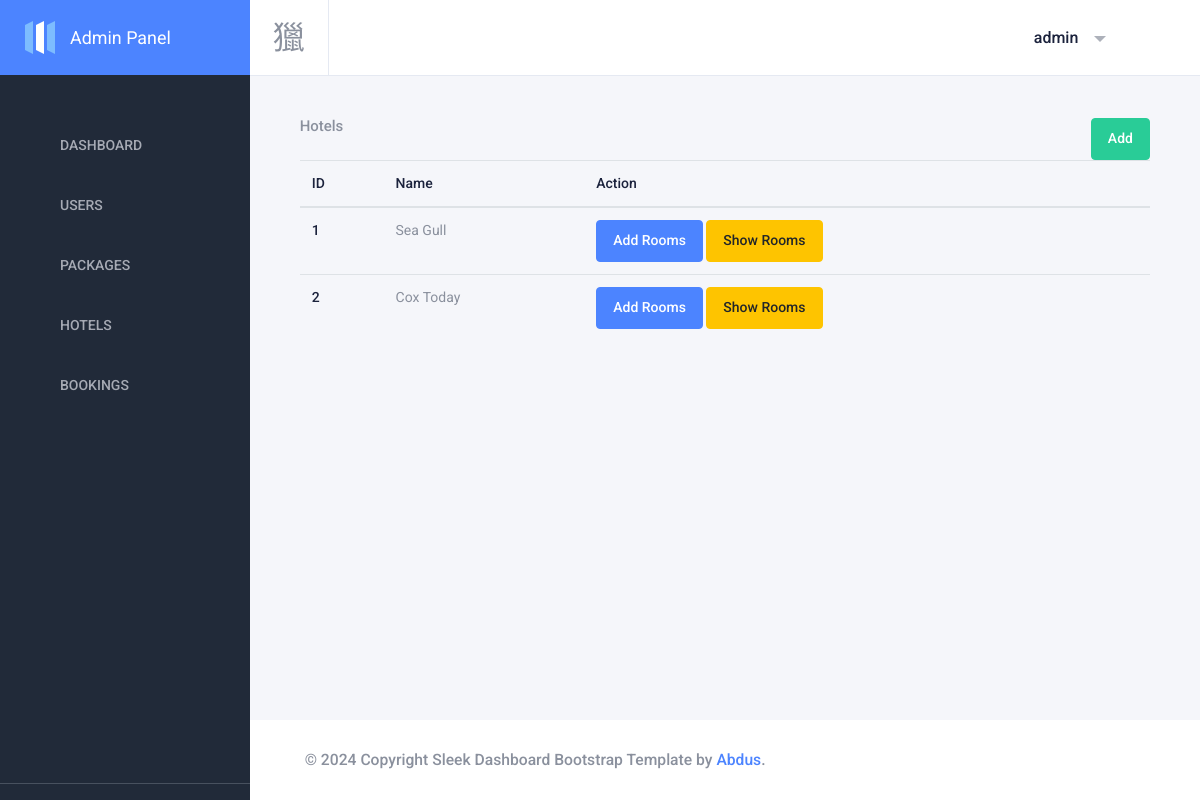
/admin/hotels.php (signed in), run on the app's committed database.
### tables this page shows
CREATE TABLE `hotels` (
  `id` int(11) NOT NULL,
  `name` varchar(27) NOT NULL
);

### admin/hotels.php (the view, shortened to what this page needs)
<?php
require_once('db.php');
if ($result = $mysqli->query("SELECT * FROM hotels")) {
}
?>
<?php require_once('header.php') ?>
<div class="content-wrapper">
  <div class="content">
    <div class="row">
      <div class="col-md-6">
        <h6>Hotels</h6>
      </div>
      <div class="col-md-6">
        <a href="add-hotel.php" class="btn btn-success" style="float:right">Add</a>
      </div>
      <div class="col-md-12">
          <table class="table">
            <thead>
              <tr>
                <th>ID</th>
                <th>Name</th>
                <th>Action</th>
              </tr>
            </thead>
            <tbody>
              <?php foreach($result as $item) {?>
                <tr>
                  <td> <?php echo $item['id'] ?> </td>
                  <td> <?php echo $item['name'] ?> </td>
                  <td>
                    <a href="add-room.php?hotel_id=<?php echo $item['id'] ?>" class="btn btn-primary"> Add Rooms </a>
                    <a href="#" id="show_rooms" data-id=" <?php echo $item['id'] ?> " class="btn btn-warning"> Show Rooms </a>
                  </td>
                </tr>
                <?php }?>
            </tbody>
          </table>
      </div>
    </div>
  </div>
</div>
<?php include('footer.php') ?>

### data on the page
hotels: id "1", name "Sea Gull"
hotels: id "2", name "Cox Today"
